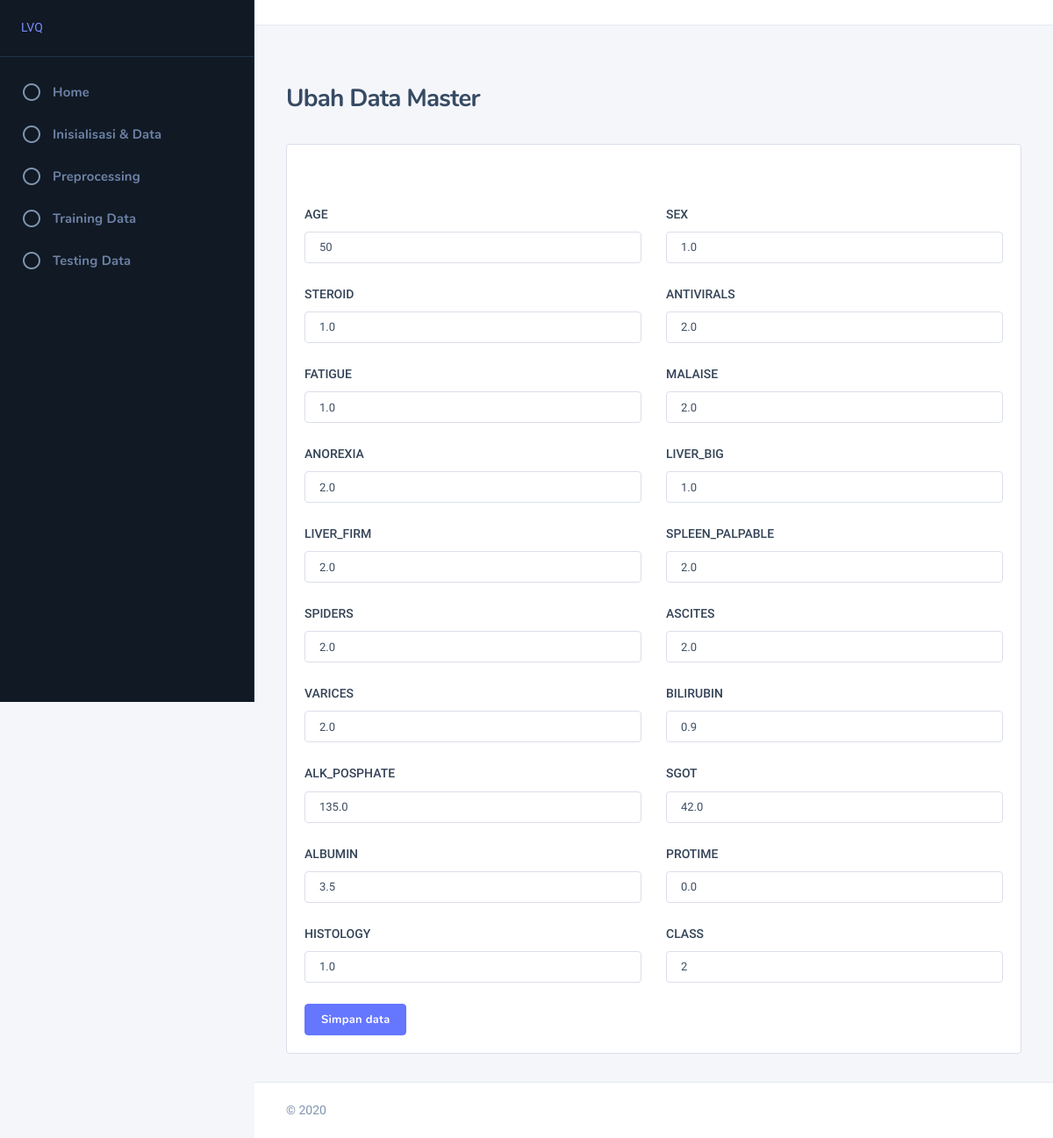
Page /lvq/edit_data_awal/1 on the committed database.
### lvq/models.py (models this page shows)
class Dataset(models.Model):
	age = models.IntegerField(null=True, blank=True)
	sex = models.FloatField(null=True, blank=True)
	steroid = models.FloatField(null=True, blank=True)
	antivirals = models.FloatField(null=True, blank=True)
	fatigue = models.FloatField(null=True, blank=True)
	malaise = models.FloatField(null=True, blank=True)
	anorexia = models.FloatField(null=True, blank=True)
	liver_big = models.FloatField(null=True, blank=True)
	liver_firm = models.FloatField(null=True, blank=True)
	spleen_palpable = models.FloatField(null=True, blank=True)
	spiders = models.FloatField(null=True, blank=True)
	ascites = models.FloatField(null=True, blank=True)
	varices = models.FloatField(null=True, blank=True)
	bilirubin = models.FloatField(null=True, blank=True)
	alk_posphate = models.FloatField(null=True, blank=True)
	sgot = models.FloatField(null=True, blank=True)
	albumin = models.FloatField(null=True, blank=True)
	protime = models.FloatField(null=True, blank=True)
	histology = models.FloatField(null=True, blank=True)
	kelas = models.IntegerField(null=True, blank=True)

### lvq/views.py (the view)
# urls.py: path('edit_data_awal/<id_data>', views.edit_data_awal, name='lvq/edit_data_awal'),
def edit_data_awal(request, id_data=None):
    data = None
    if id_data is not None:
        data = Dataset.objects.get(pk=id_data)
    context = {
        'data': data
    }
    return render(request, 'backend/lvq/edit_data_awal.html', context)

### templates/backend/lvq/edit_data_awal.html (shortened to what this page needs)
{% extends "backend/base.html" %}
{% load static %}
{% block content %}
<div class="nk-block-head nk-block-head-sm">
	<div class="nk-block-between">
		<div class="nk-block-head-content">
			<h3 class="nk-block-title page-title">Ubah Data Master</h3>
		</div>
	</div>
</div>
<div class="nk-block">
	<div class="card card-preview">
		<div class="card-inner">
		</div>
		<div class="card-body">
			<form id="form-edit-manual" onsubmit="return false;">
				<div class="row gy-4">
					<div class="col-sm-6">
						<div class="form-group">
							<label class="form-label" for="default-01">AGE</label>
							<div class="form-control-wrap">
								<input type="number" class="form-control input-manual" id="input-manual-age" name="input-manual-age" value="{{ data.age }}" placeholder="" required>
							</div>
						</div>
					</div>
					<div class="col-sm-6">
						<div class="form-group">
							<label class="form-label" for="default-01">SEX</label>
							<div class="form-control-wrap">
								<input type="number" class="form-control input-manual" value="{{ data.sex }}" id="input-manual-sex" name="input-manual-sex" placeholder="" required>
							</div>
						</div>
					</div>
					<div class="col-sm-6">
						<div class="form-group">
							<label class="form-label" for="default-01">STEROID</label>
							<div class="form-control-wrap">
								<input type="number" class="form-control input-manual" value="{{ data.steroid }}" id="input-manual-steroid" name="input-manual-steroid" placeholder="" required>
							</div>
						</div>
					</div>
					<div class="col-sm-6">
						<div class="form-group">
							<label class="form-label" for="default-01">ANTIVIRALS</label>
							<div class="form-control-wrap">
								<input type="number" class="form-control input-manual" value="{{ data.antivirals }}" id="input-manual-antivirals" name="input-manual-antivirals" placeholder="" required>
							</div>
						</div>
					</div>
					<div class="col-sm-6">
						<div class="form-group">
							<label class="form-label" for="default-01">FATIGUE</label>
							<div class="form-control-wrap">
								<input type="number" class="form-control input-manual" value="{{ data.fatigue }}" id="input-manual-fatigue" name="input-manual-fatigue" placeholder="" required>
							</div>
						</div>
					</div>
					<div class="col-sm-6">
						<div class="form-group">
							<label class="form-label" for="default-01">MALAISE</label>
							<div class="form-control-wrap">
								<input type="number" class="form-control input-manual" value="{{ data.malaise }}" id="input-manual-malaise" name="input-manual-malaise" placeholder="" required>
							</div>
						</div>
					</div>
					<div class="col-sm-6">
						<div class="form-group">
							<label class="form-label" for="default-01">ANOREXIA</label>
							<div class="form-control-wrap">
								<input type="number" class="form-control input-manual" value="{{ data.anorexia }}" id="input-manual-anorexia" name="input-manual-anorexia" placeholder="" required>
							</div>
						</div>
					</div>
					<div class="col-sm-6">
						<div class="form-group">
							<label class="form-label" for="default-01">LIVER_BIG</label>
							<div class="form-control-wrap">
								<input type="number" class="form-control input-manual" value="{{ data.liver_big }}" id="input-manual-liver_big" name="input-manual-liver_big" placeholder="" required>
							</div>
						</div>
					</div>
					<div class="col-sm-6">
						<div class="form-group">
							<label class="form-label" for="default-01">LIVER_FIRM</label>
							<div class="form-control-wrap">
								<input type="number" class="form-control input-manual" value="{{ data.liver_firm }}" id="input-manual-liver_firm" name="input-manual-liver_firm" placeholder="" required>
							</div>
						</div>
					</div>
					<div class="col-sm-6">
						<div class="form-group">
							<label class="form-label" for="default-01">SPLEEN_PALPABLE</label>
							<div class="form-control-wrap">
								<input type="number" class="form-control input-manual" value="{{ data.spleen_palpable }}" id="input-manual-spleen_palpable" name="input-manual-spleen_palpable" placeholder="" required>
							</div>
						</div>
					</div>
					<div class="col-sm-6">
						<div class="form-group">
							<label class="form-label" for="default-01">SPIDERS</label>
							<div class="form-control-wrap">
								<input type="number" class="form-control input-manual" value="{{ data.spiders }}" id="input-manual-spiders" name="input-manual-spiders" placeholder="" required>
							</div>
						</div>
					</div>
					<div class="col-sm-6">
						<div class="form-group">
							<label class="form-label" for="default-01">ASCITES</label>
							<div class="form-control-wrap">
								<input type="number" class="form-control input-manual" value="{{ data.ascites }}" id="input-manual-ascites" name="input-manual-ascites" placeholder="" required>
							</div>
						</div>
					</div>
					<div class="col-sm-6">
						<div class="form-group">
							<label class="form-label" for="default-01">VARICES</label>
							<div class="form-control-wrap">
								<input type="number" class="form-control input-manual" value="{{ data.varices }}" id="input-manual-varices" name="input-manual-varices" placeholder="" required>
							</div>
						</div>
					</div>
					<div class="col-sm-6">
						<div class="form-group">
							<label class="form-label" for="default-01">BILIRUBIN</label>
							<div class="form-control-wrap">
								<input type="number" class="form-control input-manual" value="{{ data.bilirubin }}" id="input-manual-bilirubin" name="input-manual-bilirubin" placeholder="" required>
							</div>
						</div>
					</div>
					<div class="col-sm-6">
						<div class="form-group">
							<label class="form-label" for="default-01">ALK_POSPHATE</label>
							<div class="form-control-wrap">
								<input type="number" class="form-control input-manual" value="{{ data.alk_posphate }}" id="input-manual-alk_posphate" name="input-manual-alk_posphate" placeholder="" required>
							</div>
						</div>
					</div>
					<div class="col-sm-6">
						<div class="form-group">
							<label class="form-label" for="default-01">SGOT</label>
							<div class="form-control-wrap">
								<input type="number" class="form-control input-manual" value="{{ data.sgot }}" id="input-manual-sgot" name="input-manual-sgot" placeholder="" required>
							</div>
						</div>
					</div>
					<div class="col-sm-6">
						<div class="form-group">
							<label class="form-label" for="default-01">ALBUMIN</label>
							<div class="form-control-wrap">
								<input type="number" class="form-control input-manual" value="{{ data.albumin }}" id="input-manual-albumin" name="input-manual-albumin" placeholder="" required>
							</div>
						</div>
					</div>
					<div class="col-sm-6">
						<div class="form-group">
							<label class="form-label" for="default-01">PROTIME</label>
							<div class="form-control-wrap">
								<input type="number" class="form-control input-manual" value="{{ data.protime }}" id="input-manual-protime" name="input-manual-protime" placeholder="" required>
							</div>
						</div>
					</div>
					<div class="col-sm-6">
						<div class="form-group">
							<label class="form-label" for="default-01">HISTOLOGY</label>
							<div class="form-control-wrap">
								<input type="number" class="form-control input-manual" value="{{ data.histology }}" id="input-manual-histology" name="input-manual-histology" placeholder="" required>
							</div>
						</div>
					</div>
					<div class="col-sm-6">
						<div class="form-group">
							<label class="form-label" for="default-01">CLASS</label>
							<div class="form-control-wrap">
								<input type="number" class="form-control input-manual" value="{{ data.kelas }}" id="input-manual-kelas" name="input-manual-kelas" placeholder="" required>
							</div>
						</div>
					</div>
					<div class="col-sm-12">
						<button type="submit" class="btn btn-primary">Simpan data</button>
					</div>
				</div>
			</form>
		</div>
	</div>
</div>
{% endblock content %}

### rows in the picture
Dataset: input-manual-age "50", input-manual-sex "1.0", input-manual-steroid "1.0", input-manual-antivirals "2.0", input-manual-fatigue "1.0", input-manual-malaise "2.0", input-manual-anorexia "2.0", input-manual-liver_big "1.0", input-manual-liver_firm "2.0", input-manual-spleen_palpable "2.0", input-manual-spiders "2.0", input-manual-ascites "2.0", input-manual-varices "2.0", input-manual-bilirubin "0.9", input-manual-alk_posphate "135.0", input-manual-sgot "42.0", input-manual-albumin "3.5", input-manual-protime "0.0", input-manual-histology "1.0", input-manual-kelas "2"
